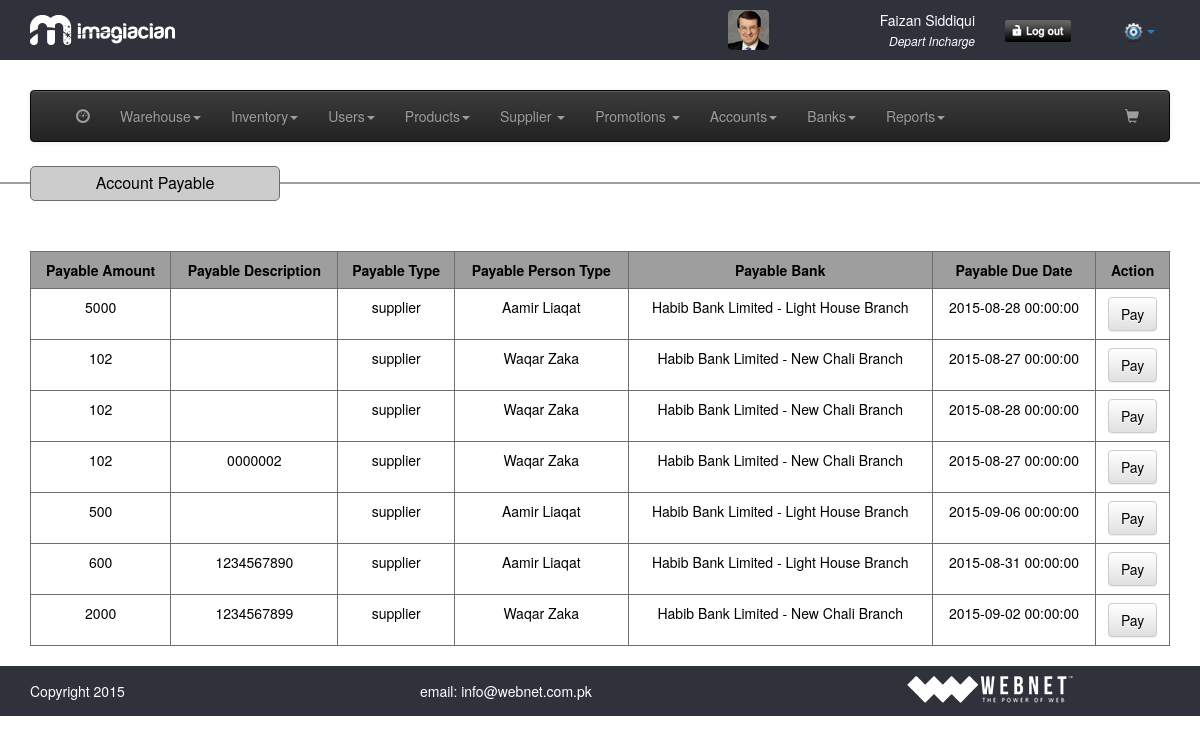
/view_payable.php (signed in), run on the app's committed database.
### tables this page shows
CREATE TABLE IF NOT EXISTS `accounts_payable_receviable` (
  `pr_id` int(11) NOT NULL,
  `pr_amount` float NOT NULL,
  `pr_description` text NOT NULL,
  `pr_account` varchar(64) NOT NULL,
  `pr_account_type` varchar(128) NOT NULL,
  `pr_bank` int(11) NOT NULL,
  `pr_date` varchar(32) NOT NULL,
  `pr_due_date` varchar(32) NOT NULL,
  `pr_type` varchar(32) NOT NULL,
  `pr_status` int(11) NOT NULL,
  `pr_timestamp` timestamp NOT NULL DEFAULT CURRENT_TIMESTAMP
);

CREATE TABLE IF NOT EXISTS `supplier` (
  `sup_id` int(11) NOT NULL,
  `sup_name` varchar(64) NOT NULL,
  `sup_email` varchar(64) NOT NULL,
  `sup_phone` varchar(64) NOT NULL,
  `sup_address` mediumtext NOT NULL,
  `sup_city` varchar(64) NOT NULL,
  `sup_datetime` timestamp NOT NULL DEFAULT CURRENT_TIMESTAMP
);

CREATE TABLE IF NOT EXISTS `banks` (
  `bank_id` int(11) NOT NULL,
  `bank_name` varchar(264) NOT NULL,
  `bank_address` varchar(264) NOT NULL,
  `bank_branch` varchar(264) NOT NULL,
  `bank_account_no` varchar(264) NOT NULL,
  `bank_br_code` varchar(264) NOT NULL,
  `bank_ibn_no` varchar(264) NOT NULL,
  `bank_account_type` varchar(264) NOT NULL,
  `bank_account_title` varchar(264) NOT NULL,
  `bank_opening_balance` varchar(264) NOT NULL,
  `bank_timestamp` timestamp NOT NULL DEFAULT CURRENT_TIMESTAMP
);

### common/class.database.php (called while the page is built, shortened)
<?php
class Database {
    public $_DB;
    public $_query;
    public $_where = array();
    public $_select = array();
    public $_action;
    public $_table;
    public $_joins = array();
    public $_force_select_all = false;
    public function __construct() {
        try {
            $this->_DB = new PDO('mysql:host=' . DB_HOST . ';dbname=' . DB_NAME, DB_USER, DB_PASS);
            $this->_DB->setAttribute(PDO::ATTR_ERRMODE, PDO::ERRMODE_EXCEPTION);
        } catch (PDOException $e) {
            echo 'ERROR: ' . $e->getMessage();
        }
    }
    public function where($column_name, $value, $operator = '=') {
        $this->_where[$column_name] = array();
        $this->_where[$column_name][] = $value;
        $this->_where[$column_name][] = $operator;
    }
    public function query($query) {
        try {
            $this->_query = $this->_DB->prepare(filter_var($query, FILTER_SANITIZE_STRING));
            $this->bind_results();
            $this->_query->execute();
            $this->_where = array();
            $this->_select = array();
            $this->_joins = array();
        } catch (PDOException $e) {
            $er = $e->errorInfo;
            echo '<p style="font-family:arial; background:#F00; position:absolute; z-index:10000; color:#FFF; padding:5px;">ERROR: ' . $er[2] . '</p>';
        }
    }
    public function bind_results() {
        if (!empty($this->_where)) {
            $ci = 0;
            foreach ($this->_where as $c => $value) {
                $ci++;
                if (is_array($value[0])) {
                    foreach ($value[0] as $rkey => $rvalue) {
                        $this->_query->bindValue(':' . $c.($ci+$rkey), $rvalue, $this->get_type($rvalue));
                    }
                }else{
                    $this->_query->bindValue(':' . $c.$ci, $value[0], $this->get_type($value[0]));
                }
            }
        }
    }
    public function get_type($value) {
        if (is_int($value)) {
            $param = PDO::PARAM_INT;
        } elseif (is_bool($value)) {
            $param = PDO::PARAM_BOOL;
        } elseif (is_null($value)) {
            $param = PDO::PARAM_NULL;
        } elseif (is_string($value)) {
            $param = PDO::PARAM_STR;
        } else {
            $param = FALSE;
        }
        return $param;
    }
    public function join($table_name, $override_name, $join_type = 'INNER JOIN', $match, $select = NULL) {
        $this->_joins[] = $join_type . ' ' . $table_name . ' AS ' . $override_name . ' ON ' . $match;
    }
    public function build_query() {
        $query = $this->_action;
        if ($this->_action == 'SELECT') {
            if (!empty($this->_select)) {
                if ($this->_force_select_all == true) {
                    $query .= ' *,';
                }
                foreach ($this->_select as $column_name => $name) {
                    $query .=' ' . $column_name . ' as ' . $name . ', ';
                }
            } else {
                $query .= ' *';
            }
            $query = rtrim($query, ', ');
        }
        if ($this->_action != 'UPDATE' && $this->_action != 'INSERT') {
            $query .= ' FROM ';
        }
        $query .= $this->_table;
        if (!empty($this->_joins)) {
            $query .= ' ';
            $query .= implode(' ', $this->_joins);
        }
        if (!empty($this->_where)) {
            $query .= ' WHERE ';
            $columns = array();
            $ci = 0;
            foreach ($this->_where as $c => $v) {
                $cn = $c;
                $ci++;
                if ($v[1] == 'BETWEEN') {
                    $columns[] = $cn . ' ' . $v[1] . ' :' . $c.$ci . ' and :' . $c.($ci+1);
                }else{
                    $columns[] = $cn . ' ' . $v[1] . ' :' . $c.$ci;
                }
            }
            $query .= implode(' AND ', $columns);
        }
        $this->query($query);
    }
    public function all_results($fetch_type = PDO::FETCH_OBJ) {
        return $this->_query->fetchAll($fetch_type);
    }
    public function from($table_name, $num_rows = NULL) {
        $this->_action = 'SELECT';
        $this->_table = $table_name;
        $this->build_query();
    }
}

### classes/class.accounts.php (called while the page is built, shortened)
<?php
class accounts extends database
{
	function __construct()
	{
		$this->payable_receviable = 'accounts_payable_receviable';
	}
	public function get_payable_receviable_report($account = NULL, $account_type = NULL, $to_date = NULL, $from_date = NULL, $type = NULL, $status = NULL, $bank = NULL)
	{
		$this->from($this->payable_receviable);
		return $this->all_results();
	}
}
 ?>

### view_payable.php (the view, shortened to what this page needs)
<?php require_once 'header.php'; ?>
<section>
	<hr/>
	<div class="container">
		<div class="row">
			<div class="tableHeading">
				<p class="nomargin alignCenter">Account Payable</p>
			</div>
			<div class="col-md-12">
				<?php
				$accounts = new accounts();
				$results = $accounts->get_payable_receviable_report($account = NULL, $account_type = NULL, $to_date = NULL, $from_date = NULL, $type = 'payable', $status = 0);
				if ($results) {
				?>
				<table border="1" cellpadding="5" cellspacing="0" class="table table-hover tableView">
					<tr>
						<th>Payable Amount</th>
						<th>Payable Description</th>
						<th>Payable Type</th>
						<th>Payable Person Type</th>
						<th>Payable Bank</th>
						<th>Payable Due Date</th>
						<th>Action</th>
					</tr>
						<?php
						foreach($results as $res){ ?>
						<tr>
						<td><?php echo $res->pr_amount; ?></td>
						<td><?php echo $res->pr_description; ?></td>
						<td><?php echo $res->pr_account; ?></td>
						<td><?php echo $res->sup_name; ?></td>
						<td><?php echo $res->bank_name.' - '. $res->bank_branch;?></td>
						<td><?php echo $res->pr_due_date; ?></td>
						<td><a href="#" class="btn btn-default">Pay</a></td>
						</tr>
						<?php
						}
						?>
				</table>
				<?php
				}else{
					echo 'Error';
				}
				?>
			</div>
</section>
<?php require_once 'footer.php'; ?>

### assets/css/general.css (style rules this page uses)
a,abbr,acronym,address,applet,article,aside,audio,b,big,blockquote,body,canvas,caption,center,cite,code,dd,del,details,dfn,dialog,div,dl,dt,em,embed,fieldset,figcaption,figure,font,footer,form,h1,h2,h3,h4,h5,h6,header,hgroup,hr,html,i,iframe,img,ins,kbd,label,legend,li,mark,menu,meter,nav,object,ol,output,p,pre,progress,q,rp,rt,ruby,s,amp,section,small,span,strike,strong,sub,summary,sup,table,tbody,td,tfoot,th,thead,time,tr,tt,u,ul,var,video,xmp { margin:0; padding:0; }
body { background:#fff; color: #000 !important; }
html, body { height:100%; width:100%; }
h1, h2, h3, h4, p { margin-bottom:15px; }
hr { border: 1px solid #9f9f9f !important; }
.nomargin { margin:0px!important; }
.alignCenter { text-align:center!important; }
p { text-align:justify; }

### assets/css/style.css (style rules this page uses)
.tableView, .tableView a { color: #000 !important; text-align: center !important; }
.tableView tr th { background-color: #9e9e9e; text-align: center; font-weight: bold; }
.tableView tr td, .tableView tr th { border-top: 1px solid #6e6e6e !important; border-right: 1px solid #6e6e6e; border-left: 1px solid #6e6e6e; border-bottom: 1px solid #6e6e6e; }
.tableHeading { width: 250px; margin-top: -38px; margin-bottom: 50px; background-color: #ccc; padding: 5px 10px; font-size: 16px; border-radius: 5px; text-align: center; border: 1px solid #6E6E6E; margin-left: 15px; }

### data on the page
accounts_payable_receviable: pr_amount "5000", pr_account "supplier", supplier.sup_name "Aamir Liaqat", banks.bank_name "Habib Bank Limited", banks.bank_branch "Light House Branch", pr_due_date "2015-08-28 00:00:00"
accounts_payable_receviable: pr_amount "102", pr_account "supplier", supplier.sup_name "Waqar Zaka", banks.bank_name "Habib Bank Limited", banks.bank_branch "New Chali Branch", pr_due_date "2015-08-27 00:00:00"
accounts_payable_receviable: pr_amount "102", pr_account "supplier", supplier.sup_name "Waqar Zaka", banks.bank_name "Habib Bank Limited", banks.bank_branch "New Chali Branch", pr_due_date "2015-08-28 00:00:00"
accounts_payable_receviable: pr_amount "102", pr_description "0000002", pr_account "supplier", supplier.sup_name "Waqar Zaka", banks.bank_name "Habib Bank Limited", banks.bank_branch "New Chali Branch", pr_due_date "2015-08-27 00:00:00"
accounts_payable_receviable: pr_amount "500", pr_account "supplier", supplier.sup_name "Aamir Liaqat", banks.bank_name "Habib Bank Limited", banks.bank_branch "Light House Branch", pr_due_date "2015-09-06 00:00:00"
accounts_payable_receviable: pr_amount "600", pr_description "1234567890", pr_account "supplier", supplier.sup_name "Aamir Liaqat", banks.bank_name "Habib Bank Limited", banks.bank_branch "Light House Branch", pr_due_date "2015-08-31 00:00:00"
accounts_payable_receviable: pr_amount "2000", pr_description "1234567899", pr_account "supplier", supplier.sup_name "Waqar Zaka", banks.bank_name "Habib Bank Limited", banks.bank_branch "New Chali Branch", pr_due_date "2015-09-02 00:00:00"

### other printed values
$_SESSION['user']->first_name "Faizan"
$_SESSION['user']->last_name "Siddiqui"
str_replace("_"," ","$desig") "Depart Incharge"
